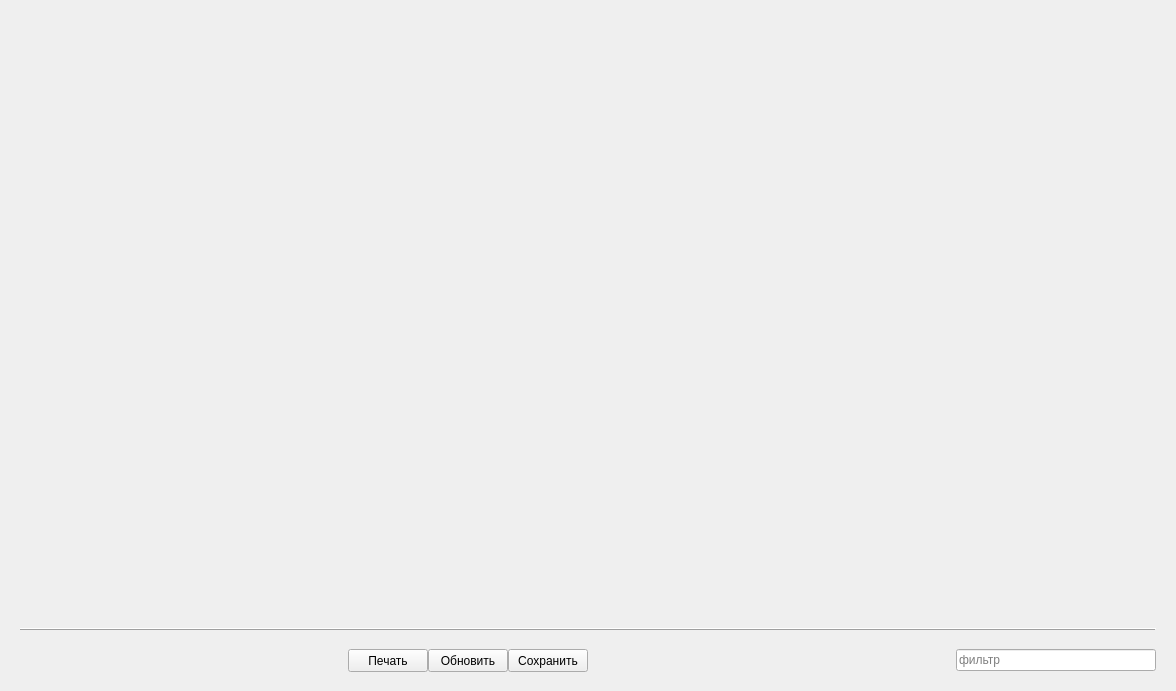
<?xml version="1.0" encoding="UTF-8"?>
<ui version="4.0">
 <class>tabClient</class>
 <widget class="QWidget" name="tabClient">
  <property name="geometry">
   <rect>
    <x>0</x>
    <y>0</y>
    <width>1176</width>
    <height>691</height>
   </rect>
  </property>
  <property name="windowTitle">
   <string>Form</string>
  </property>
  <property name="styleSheet">
   <string notr="true"/>
  </property>
  <layout class="QGridLayout" name="rootGridLayout" rowstretch="1,0" rowminimumheight="0,70">
   <property name="sizeConstraint">
    <enum>QLayout::SetDefaultConstraint</enum>
   </property>
   <item row="0" column="0">
    <layout class="QGridLayout" name="tabLayout" columnstretch="0,0">
     <property name="sizeConstraint">
      <enum>QLayout::SetMaximumSize</enum>
     </property>
     <item row="0" column="0">
      <widget class="SToolboxSwitchPanel" name="toolboxSwitchPanel" native="true">
       <property name="minimumSize">
        <size>
         <width>200</width>
         <height>200</height>
        </size>
       </property>
      </widget>
     </item>
     <item row="0" column="1">
      <widget class="QStackedWidget" name="stackedWidget"/>
     </item>
    </layout>
   </item>
   <item row="1" column="0">
    <widget class="QWidget" name="botToolbar" native="true">
     <property name="sizePolicy">
      <sizepolicy hsizetype="Preferred" vsizetype="Preferred">
       <horstretch>0</horstretch>
       <verstretch>0</verstretch>
      </sizepolicy>
     </property>
     <property name="minimumSize">
      <size>
       <width>0</width>
       <height>70</height>
      </size>
     </property>
     <property name="contextMenuPolicy">
      <enum>Qt::NoContextMenu</enum>
     </property>
     <layout class="QGridLayout" name="gridLayout_5" rowstretch="0,0" rowminimumheight="0,23">
      <property name="sizeConstraint">
       <enum>QLayout::SetMaximumSize</enum>
      </property>
      <property name="verticalSpacing">
       <number>15</number>
      </property>
      <item row="0" column="0">
       <widget class="QFrame" name="frame">
        <property name="frameShape">
         <enum>QFrame::HLine</enum>
        </property>
        <property name="frameShadow">
         <enum>QFrame::Raised</enum>
        </property>
       </widget>
      </item>
      <item row="1" column="0">
       <layout class="QGridLayout" name="gridLayout_3" columnstretch="0,1,0,1,0,0" rowminimumheight="0" columnminimumwidth="250,0,0,0,250,0">
        <property name="sizeConstraint">
         <enum>QLayout::SetDefaultConstraint</enum>
        </property>
        <item row="0" column="1">
         <spacer name="horizontalSpacer_1">
          <property name="orientation">
           <enum>Qt::Horizontal</enum>
          </property>
          <property name="sizeType">
           <enum>QSizePolicy::MinimumExpanding</enum>
          </property>
          <property name="sizeHint" stdset="0">
           <size>
            <width>70</width>
            <height>20</height>
           </size>
          </property>
         </spacer>
        </item>
        <item row="0" column="3">
         <spacer name="horizontalSpacer_2">
          <property name="orientation">
           <enum>Qt::Horizontal</enum>
          </property>
          <property name="sizeType">
           <enum>QSizePolicy::Expanding</enum>
          </property>
          <property name="sizeHint" stdset="0">
           <size>
            <width>70</width>
            <height>20</height>
           </size>
          </property>
         </spacer>
        </item>
        <item row="0" column="5">
         <layout class="QGridLayout" name="RightGridLayout_2" columnminimumwidth="0,200">
          <property name="sizeConstraint">
           <enum>QLayout::SetDefaultConstraint</enum>
          </property>
          <item row="0" column="1">
           <widget class="QLineEdit" name="lineEditFilter">
            <property name="placeholderText">
             <string>фильтр</string>
            </property>
           </widget>
          </item>
          <item row="0" column="0">
           <spacer name="horizontalSpacer">
            <property name="orientation">
             <enum>Qt::Horizontal</enum>
            </property>
            <property name="sizeType">
             <enum>QSizePolicy::MinimumExpanding</enum>
            </property>
            <property name="sizeHint" stdset="0">
             <size>
              <width>40</width>
              <height>20</height>
             </size>
            </property>
           </spacer>
          </item>
         </layout>
        </item>
        <item row="0" column="0">
         <layout class="QGridLayout" name="LeftGridLayout_2" columnstretch="0">
          <property name="sizeConstraint">
           <enum>QLayout::SetDefaultConstraint</enum>
          </property>
         </layout>
        </item>
        <item row="0" column="2">
         <layout class="QGridLayout" name="CentralGridLayout_2">
          <property name="sizeConstraint">
           <enum>QLayout::SetDefaultConstraint</enum>
          </property>
          <item row="0" column="2">
           <widget class="QPushButton" name="buttonSave">
            <property name="enabled">
             <bool>true</bool>
            </property>
            <property name="sizePolicy">
             <sizepolicy hsizetype="Minimum" vsizetype="Fixed">
              <horstretch>0</horstretch>
              <verstretch>0</verstretch>
             </sizepolicy>
            </property>
            <property name="minimumSize">
             <size>
              <width>0</width>
              <height>23</height>
             </size>
            </property>
            <property name="text">
             <string>Сохранить</string>
            </property>
           </widget>
          </item>
          <item row="0" column="1">
           <widget class="QPushButton" name="buttonRefresh">
            <property name="enabled">
             <bool>true</bool>
            </property>
            <property name="sizePolicy">
             <sizepolicy hsizetype="Minimum" vsizetype="Fixed">
              <horstretch>0</horstretch>
              <verstretch>0</verstretch>
             </sizepolicy>
            </property>
            <property name="minimumSize">
             <size>
              <width>0</width>
              <height>23</height>
             </size>
            </property>
            <property name="text">
             <string>Обновить</string>
            </property>
           </widget>
          </item>
          <item row="0" column="0">
           <widget class="QPushButton" name="buttonPrint">
            <property name="enabled">
             <bool>true</bool>
            </property>
            <property name="sizePolicy">
             <sizepolicy hsizetype="Minimum" vsizetype="Fixed">
              <horstretch>0</horstretch>
              <verstretch>0</verstretch>
             </sizepolicy>
            </property>
            <property name="minimumSize">
             <size>
              <width>0</width>
              <height>23</height>
             </size>
            </property>
            <property name="text">
             <string>Печать</string>
            </property>
           </widget>
          </item>
          <item row="0" column="3">
           <widget class="QWidget" name="dummyWidget" native="true">
            <property name="sizePolicy">
             <sizepolicy hsizetype="Preferred" vsizetype="Preferred">
              <horstretch>0</horstretch>
              <verstretch>0</verstretch>
             </sizepolicy>
            </property>
            <property name="minimumSize">
             <size>
              <width>1</width>
              <height>0</height>
             </size>
            </property>
            <property name="maximumSize">
             <size>
              <width>16777215</width>
              <height>22</height>
             </size>
            </property>
           </widget>
          </item>
         </layout>
        </item>
       </layout>
      </item>
     </layout>
    </widget>
   </item>
  </layout>
 </widget>
 <customwidgets>
  <customwidget>
   <class>SToolboxSwitchPanel</class>
   <extends>QWidget</extends>
   <header location="global">widgets/stoolboxswitchpanel.h</header>
   <container>1</container>
  </customwidget>
 </customwidgets>
 <tabstops>
  <tabstop>buttonRefresh</tabstop>
  <tabstop>buttonPrint</tabstop>
 </tabstops>
 <resources/>
 <connections>
  <connection>
   <sender>buttonRefresh</sender>
   <signal>clicked()</signal>
   <receiver>tabClient</receiver>
   <slot>buttonSaveClicked()</slot>
   <hints>
    <hint type="sourcelabel">
     <x>625</x>
     <y>666</y>
    </hint>
    <hint type="destinationlabel">
     <x>700</x>
     <y>674</y>
    </hint>
   </hints>
  </connection>
  <connection>
   <sender>buttonPrint</sender>
   <signal>clicked()</signal>
   <receiver>tabClient</receiver>
   <slot>buttonPrintClicked()</slot>
   <hints>
    <hint type="sourcelabel">
     <x>501</x>
     <y>666</y>
    </hint>
    <hint type="destinationlabel">
     <x>550</x>
     <y>674</y>
    </hint>
   </hints>
  </connection>
 </connections>
 <slots>
  <slot>findClientByLastname(QString)</slot>
  <slot>clientMatchTableDoubleClicked(QModelIndex)</slot>
  <slot>buttonSaveClicked()</slot>
  <slot>buttonPrintClicked()</slot>
  <slot>paymentSystemChanged(int)</slot>
  <slot>dateChanged(QDate)</slot>
  <slot>buttonOpenDocClicked()</slot>
  <slot>orderTypeChanged(int)</slot>
  <slot>amountChanged(QString)</slot>
  <slot>autoReasonEnabled(int)</slot>
  <slot>buttonRevertClicked()</slot>
  <slot>amountChanged(double)</slot>
  <slot>reasonEdited(QString)</slot>
  <slot>applyPaymentSystem()</slot>
  <slot>buttonSaveMoreClicked()</slot>
 </slots>
</ui>
